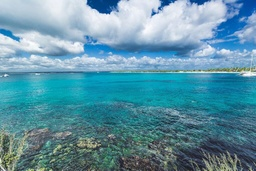
#> input picture lab6/sea.jpeg, 256 x 171 px, shrunk from 1024 x 683 before the run
$ python test.py
#> lines starting #> are read from the running program, lines starting #| are printed output that depends on the picture
from operator import add
from functools import reduce
import matplotlib.pyplot as plt
import matplotlib.image as mpimg
import numpy as np


def split4(image):
    half_split = np.array_split(image, 2)
    res = map(lambda x: np.array_split(x, 2, axis=1), half_split)
    return reduce(add, res)


def concatenate4(north_west, north_east, south_west, south_east):
    top = np.concatenate((north_west, north_east), axis=1)
    bottom = np.concatenate((south_west, south_east), axis=1)
    return np.concatenate((top, bottom), axis=0)


def calculate_mean(img):
    return np.mean(img, axis=(0, 1))


def checkEqual(myList):
    first = myList[0]
    return all((x == first).all() for x in myList)


class QuadTree:

    def insert(self, img, level=0):
        self.level = level
        self.mean = calculate_mean(img).astype(int)
        self.resolution = (img.shape[0], img.shape[1])
        self.final = True

        if not checkEqual(img):
            split_img = split4(img)

            self.final = False
            self.north_west = QuadTree().insert(split_img[0], level + 1)
            self.north_east = QuadTree().insert(split_img[1], level + 1)
            self.south_west = QuadTree().insert(split_img[2], level + 1)
            self.south_east = QuadTree().insert(split_img[3], level + 1)

        return self

    def get_image(self, level):
        if self.final or (self.level == level):
            self.data = np.tile(self.mean, (self.resolution[0], self.resolution[1], 1))
            return self.data

        return concatenate4(
            self.north_west.get_image(level),
            self.north_east.get_image(level),
            self.south_west.get_image(level),
            self.south_east.get_image(level))

img = mpimg.imread('sea.jpeg')
#> img is the input picture: shape (171, 256, 3); mean R, G, B 94.8, 146.8, 164.7
img.shape

quadtree = QuadTree().insert(img)
#> in insert, `self.mean = calculate_mean(img).astype(int)`: self.mean = [94, 146, 164]
#> in checkEqual, `first = myList[0]`: first = 256 rows, first 8: [200, 217, 225], [201, 218, 226], [201, 218, 226], [201, 218, 226], [201, 218, 226], [202, 219, 227], [202, 219, 227], [201, 218, 226]
#> in split4, `half_split = np.array_split(image, 2)`: half_split = 2 items
#> in insert, `split_img = split4(img)`: split_img = 4 items
#> call 2 of insert, with level = 1
#> in insert (call 2), `self.mean = calculate_mean(img).astype(int)`: self.mean = [139, 182, 204]
#> in insert (call 2), `self.mean = calculate_mean(img).astype(int)`:
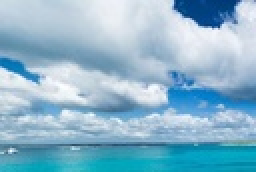
#> img: shape (86, 128, 3) (shown 2 times larger); mean R, G, B 139.1, 182.1, 204.7
#> in checkEqual (call 2), `first = myList[0]`: first = 128 rows, first 8: [200, 217, 225], [201, 218, 226], [201, 218, 226], [201, 218, 226], [201, 218, 226], [202, 219, 227], [202, 219, 227], [201, 218, 226]
#> call 3 of insert, with level = 2
#> in insert (call 3), `self.mean = calculate_mean(img).astype(int)`: self.mean = [169, 193, 210]
#> in insert (call 3), `self.mean = calculate_mean(img).astype(int)`:
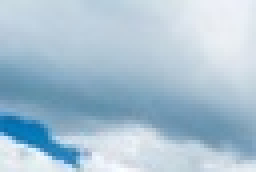
#> img: shape (43, 64, 3) (shown 4 times larger); mean R, G, B 169.1, 194, 210.9
#> in checkEqual (call 3), `first = myList[0]`: first = 64 rows, first 8: [200, 217, 225], [201, 218, 226], [201, 218, 226], [201, 218, 226], [201, 218, 226], [202, 219, 227], [202, 219, 227], [201, 218, 226]
#> call 4 of insert, with level = 3
#> in insert (call 4), `self.mean = calculate_mean(img).astype(int)`: self.mean = [170, 194, 211]
#> in insert (call 4), `self.mean = calculate_mean(img).astype(int)`:
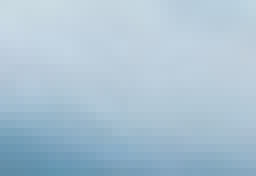
#> img: shape (22, 32, 3) (shown 8 times larger); mean R, G, B 170.7, 194.6, 211.1
#> in checkEqual (call 4), `first = myList[0]`: first = 32 rows, first 8: [200, 217, 225], [201, 218, 226], [201, 218, 226], [201, 218, 226], [201, 218, 226], [202, 219, 227], [202, 219, 227], [201, 218, 226]
#> in checkEqual (call 5), `first = myList[0]`: first = 16 rows, first 8: [200, 217, 225], [201, 218, 226], [201, 218, 226], [201, 218, 226], [201, 218, 226], [202, 219, 227], [202, 219, 227], [201, 218, 226]

for i in range(1, 15):
#> (the run stopped early here; a loop or call above may not have finished)
